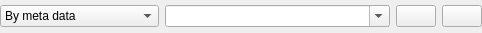
<?xml version="1.0" encoding="UTF-8"?>
<ui version="4.0">
 <class>OutputDirectory</class>
 <widget class="QWidget" name="OutputDirectory">
  <property name="geometry">
   <rect>
    <x>0</x>
    <y>0</y>
    <width>482</width>
    <height>33</height>
   </rect>
  </property>
  <property name="windowTitle">
   <string>Form</string>
  </property>
  <layout class="QHBoxLayout" name="horizontalLayout">
   <property name="margin">
    <number>0</number>
   </property>
   <item>
    <widget class="QComboBox" name="modeComboBox">
     <item>
      <property name="text">
       <string>By meta data</string>
      </property>
     </item>
     <item>
      <property name="text">
       <string>Source directory</string>
      </property>
     </item>
     <item>
      <property name="text">
       <string>Specify output directory</string>
      </property>
     </item>
     <item>
      <property name="text">
       <string>Copy directory structure</string>
      </property>
     </item>
    </widget>
   </item>
   <item>
    <widget class="QComboBox" name="directoryComboBox">
     <property name="sizePolicy">
      <sizepolicy hsizetype="Expanding" vsizetype="Fixed">
       <horstretch>0</horstretch>
       <verstretch>0</verstretch>
      </sizepolicy>
     </property>
     <property name="editable">
      <bool>true</bool>
     </property>
    </widget>
   </item>
   <item>
    <widget class="QPushButton" name="selectDirectoryPushButton">
     <property name="sizePolicy">
      <sizepolicy hsizetype="Fixed" vsizetype="Fixed">
       <horstretch>0</horstretch>
       <verstretch>0</verstretch>
      </sizepolicy>
     </property>
     <property name="toolTip">
      <string>Choose an output directory</string>
     </property>
     <property name="text">
      <string/>
     </property>
     <property name="icon">
      <iconset theme="folder"/>
     </property>
    </widget>
   </item>
   <item>
    <widget class="QPushButton" name="gotoDirectoryPushButton">
     <property name="sizePolicy">
      <sizepolicy hsizetype="Fixed" vsizetype="Fixed">
       <horstretch>0</horstretch>
       <verstretch>0</verstretch>
      </sizepolicy>
     </property>
     <property name="toolTip">
      <string>Open the output directory</string>
     </property>
     <property name="text">
      <string/>
     </property>
     <property name="icon">
      <iconset theme="system-file-manager"/>
     </property>
    </widget>
   </item>
  </layout>
 </widget>
 <resources/>
 <connections/>
</ui>
